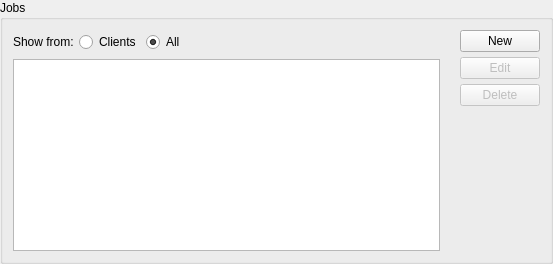
              <widget class="QGroupBox" name="groupBox_2">
               <property name="sizePolicy">
                <sizepolicy hsizetype="MinimumExpanding" vsizetype="Preferred">
                 <horstretch>0</horstretch>
                 <verstretch>0</verstretch>
                </sizepolicy>
               </property>
               <property name="title">
                <string>Jobs</string>
               </property>
               <layout class="QHBoxLayout" name="horizontalLayout_4">
                <property name="spacing">
                 <number>5</number>
                </property>
                <property name="margin">
                 <number>10</number>
                </property>
                <item>
                 <layout class="QVBoxLayout" name="verticalLayout_9">
                  <item>
                   <layout class="QHBoxLayout" name="horizontalLayout">
                    <item>
                     <layout class="QHBoxLayout" name="horizontalLayout_18">
                      <item>
                       <widget class="QLabel" name="label_20">
                        <property name="styleSheet">
                         <string notr="true">QLabel{
	background-color: rgba(255, 255, 255, 0);
	font: 10pt &quot;Roboto&quot;
}</string>
                        </property>
                        <property name="text">
                         <string>Show from:</string>
                        </property>
                       </widget>
                      </item>
                      <item>
                       <widget class="QRadioButton" name="radioButtonJClients">
                        <property name="text">
                         <string>Clients</string>
                        </property>
                       </widget>
                      </item>
                      <item>
                       <widget class="QRadioButton" name="radioButtonJAll">
                        <property name="text">
                         <string>All</string>
                        </property>
                        <property name="checked">
                         <bool>true</bool>
                        </property>
                       </widget>
                      </item>
                     </layout>
                    </item>
                    <item>
                     <widget class="QComboBox" name="comboBoxClients">
                      <property name="enabled">
                       <bool>true</bool>
                      </property>
                      <property name="sizePolicy">
                       <sizepolicy hsizetype="Fixed" vsizetype="Fixed">
                        <horstretch>0</horstretch>
                        <verstretch>0</verstretch>
                       </sizepolicy>
                      </property>
                      <property name="minimumSize">
                       <size>
                        <width>0</width>
                        <height>24</height>
                       </size>
                      </property>
                      <property name="maximumSize">
                       <size>
                        <width>0</width>
                        <height>16777215</height>
                       </size>
                      </property>
                      <property name="maxVisibleItems">
                       <number>20</number>
                      </property>
                      <property name="sizeAdjustPolicy">
                       <enum>QComboBox::AdjustToMinimumContentsLengthWithIcon</enum>
                      </property>
                     </widget>
                    </item>
                    <item>
                     <spacer name="horizontalSpacer_5">
                      <property name="orientation">
                       <enum>Qt::Horizontal</enum>
                      </property>
                      <property name="sizeType">
                       <enum>QSizePolicy::MinimumExpanding</enum>
                      </property>
                      <property name="sizeHint" stdset="0">
                       <size>
                        <width>250</width>
                        <height>20</height>
                       </size>
                      </property>
                     </spacer>
                    </item>
                   </layout>
                  </item>
                  <item>
                   <widget class="QTableView" name="jobsTable">
                    <property name="sizePolicy">
                     <sizepolicy hsizetype="MinimumExpanding" vsizetype="Expanding">
                      <horstretch>0</horstretch>
                      <verstretch>0</verstretch>
                     </sizepolicy>
                    </property>
                   </widget>
                  </item>
                 </layout>
                </item>
                <item>
                 <spacer name="horizontalSpacer_2">
                  <property name="orientation">
                   <enum>Qt::Horizontal</enum>
                  </property>
                  <property name="sizeType">
                   <enum>QSizePolicy::Preferred</enum>
                  </property>
                  <property name="sizeHint" stdset="0">
                   <size>
                    <width>15</width>
                    <height>20</height>
                   </size>
                  </property>
                 </spacer>
                </item>
                <item>
                 <layout class="QVBoxLayout" name="verticalLayout_6">
                  <property name="spacing">
                   <number>5</number>
                  </property>
                  <property name="sizeConstraint">
                   <enum>QLayout::SetNoConstraint</enum>
                  </property>
                  <item>
                   <widget class="QPushButton" name="btnNewJ">
                    <property name="enabled">
                     <bool>true</bool>
                    </property>
                    <property name="text">
                     <string>New</string>
                    </property>
                   </widget>
                  </item>
                  <item>
                   <widget class="QPushButton" name="btnEditJ">
                    <property name="enabled">
                     <bool>false</bool>
                    </property>
                    <property name="text">
                     <string>Edit</string>
                    </property>
                    <property name="default">
                     <bool>false</bool>
                    </property>
                    <property name="flat">
                     <bool>false</bool>
                    </property>
                   </widget>
                  </item>
                  <item>
                   <widget class="QPushButton" name="btnDelJ">
                    <property name="enabled">
                     <bool>false</bool>
                    </property>
                    <property name="styleSheet">
                     <string notr="true">
QPushButton:hover:!pressed {
	background-color: qlineargradient(spread:pad, x1:1, y1:0, x2:1, y2:1, stop:0 rgba(255, 54, 54, 255), stop:1 rgba(100, 0, 0, 255));
    border-style: outset;
	border-top-color: rgb(180, 54, 54);
	border-left-color: rgb(180, 54, 54);
	border-right-color: rgb(180, 54, 54);
	border-bottom-color: rgb(100, 0, 0);
}
QPushButton:hover {
    background-color:rgb(100, 0, 0);
    border-style: inset;
	border-color:rgb(100, 0, 0);

}

</string>
                    </property>
                    <property name="text">
                     <string>Delete</string>
                    </property>
                   </widget>
                  </item>
                  <item>
                   <spacer name="verticalSpacer_4">
                    <property name="orientation">
                     <enum>Qt::Vertical</enum>
                    </property>
                    <property name="sizeType">
                     <enum>QSizePolicy::MinimumExpanding</enum>
                    </property>
                    <property name="sizeHint" stdset="0">
                     <size>
                      <width>20</width>
                      <height>20</height>
                     </size>
                    </property>
                   </spacer>
                  </item>
                 </layout>
                </item>
               </layout>
               <zorder>horizontalSpacer_2</zorder>
              </widget>
